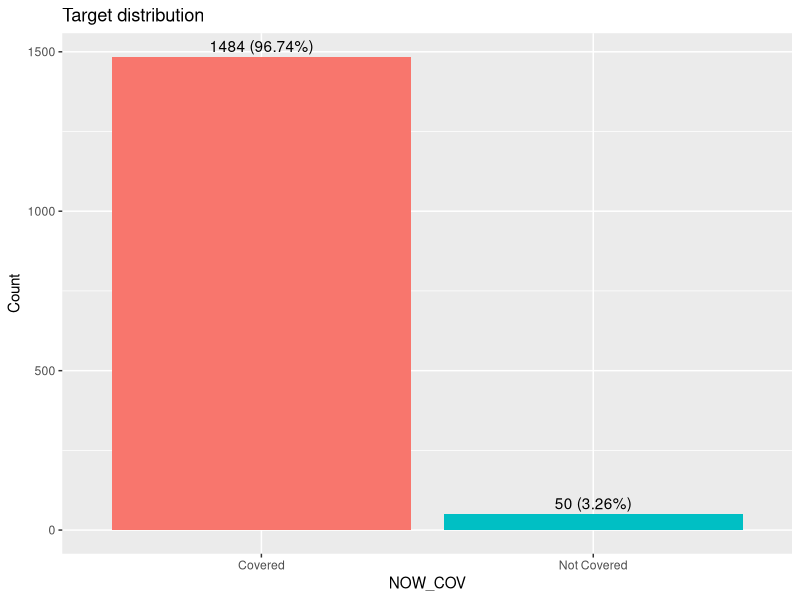
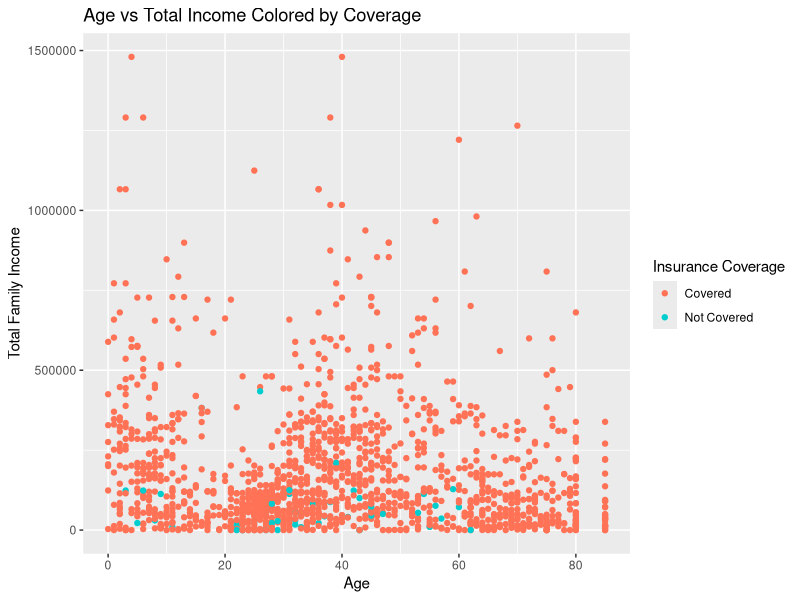
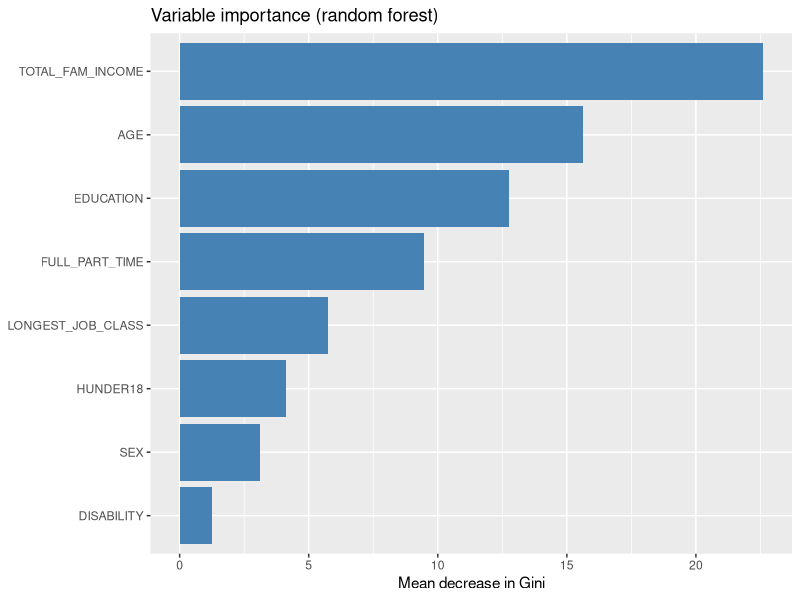
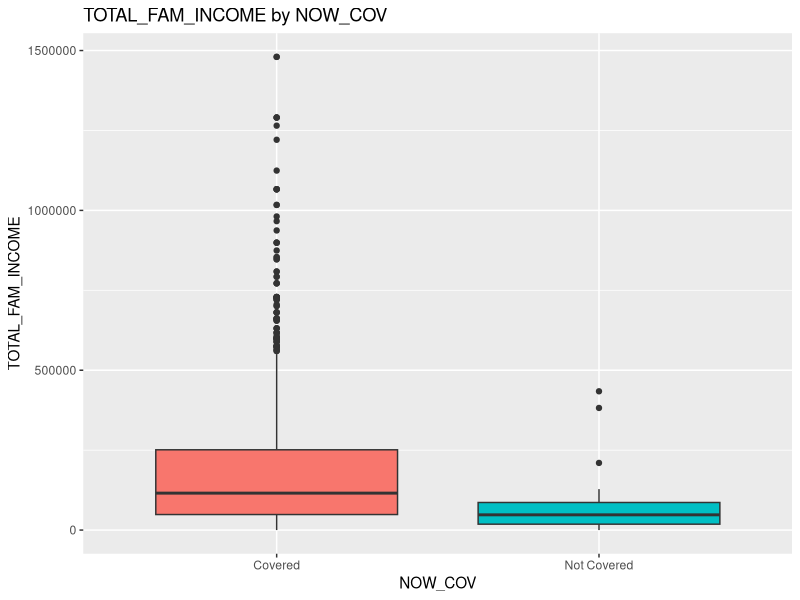
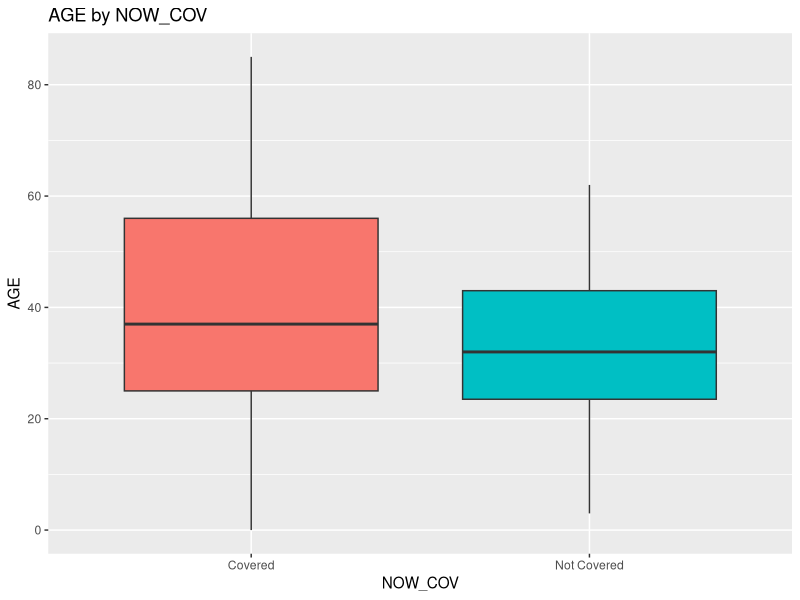
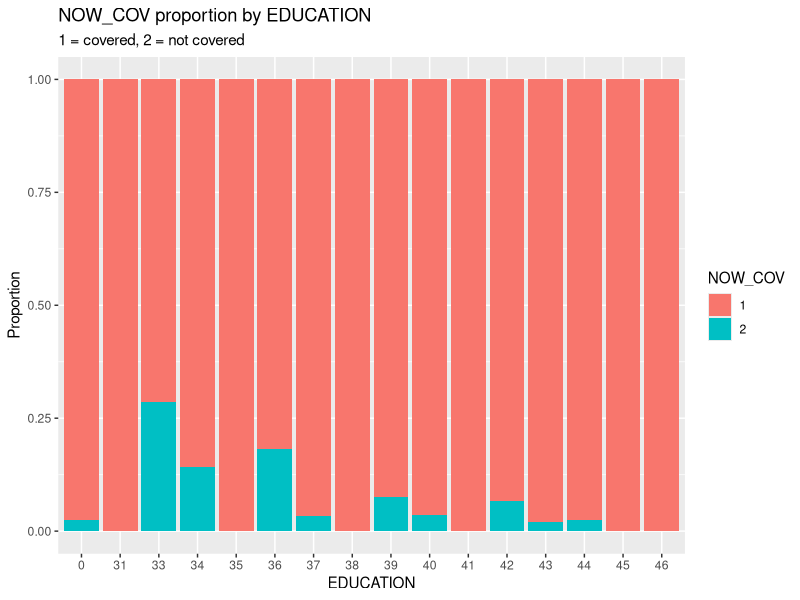

Write R code to recreate these figures, in order.
## ---- chunk 1
library(readr)
Insurance_data <- read_csv("InsuranceData_correctedcolumns.csv")
View(Insurance_data)
## ---- chunk 2
library(tidyverse)

df <- Insurance_data |>  select(where(~ !all(is.na(.x))))

# dropping state since all are from DC 
df <- df|> select(-STATE)

# make rows into factors 
df <- df |> 
  mutate(
    NOW_COV  = factor(NOW_COV),
    A_SEX    = factor(A_SEX),
    LJCW     = factor(LJCW),
    PRWKSTAT = factor(PRWKSTAT),
    A_HGA    = factor(A_HGA),
    PRDISFLG    = factor(PRDISFLG)
  )

# rename columns for clarity, some are kept the same 
df <- df |>
  rename(
    # NOW_COV: 1 = covered, 2 = not covered 
    NOW_COV = NOW_COV, 
    
    # sex: 1 = Male, 2 = Female
    SEX = A_SEX,
    
    # class of longest job 
    # 0 = NIU, 1 = private, 2 = federal, 3 = state, 4 = local, 
    # 5 = self employed incorporated, yes, 6 = self employed incorporated, no or farm
    # 7 = without pay
    LONGEST_JOB_CLASS = LJCW,
    
    # full or part time work 
    # 00 = NIU, 01 = Not in labor force, 02 = FT hours (35+), usually FT
    # 03 = PT for economic reasons, usually FT, 04 = PT for non-economic reasons, usually FT
    # 05 = Not at work, usually FT, 06 = PT hrs, usually PT for economic reasons
    # 07 = PT hrs, usually PT for non-economic, 08 = FT hours, usually PT for economic reasons
    # 09 = FT hours, usually PT for non-economic reasons, 10 = Not at work, usually part-time
    # 11 = Unemployed FT, 12 = Unemployed PT
    FULL_PART_TIME = PRWKSTAT,
    
    # highest grade achieved 
    # 0 = Children, 31 = Less than 1st grade, 32 = 1st,2nd,3rd,or 4th grade
    # 33 = 5th or 6th grade, 34 = 7th and 8th grade, 35 = 9th grade
    # 36 = 10th grade, 37 = 11th grade, 38 = 12th grade no diploma
    # 39 = High school graduate - high school diploma or equivalent
    # 40 = Some college but no degree, 41 = Associate degree in college occupation program
    # 42 = Associate degree in college, 43 = Bachelor's degree, 44 = Master's degree, 
    # 45 = Professional school degree, 46 = Doctorate degree
    EDUCATION = A_HGA, 
    
    # disability 
    # -1 = NIU, 1 = Yes, 2 = No
    DISABILITY = PRDISFLG, 
    
    # age
    AGE = A_AGE,
    
    # Number of persons in household under age 18
    HUNDER18 = HUNDER18, 
    
    # Total family income 
    TOTAL_FAM_INCOME = FTOTVAL
  )


summary(df)

## ---- chunk 3
# split into training and testing 
set.seed(123)

# want to use 80-20 split 
training_pct <- 0.8

# split the data 
Z <- sample(nrow(df), floor(training_pct * nrow(df))) 
df_training <- df[Z, ]
df_testing  <- df[-Z, ]

# view split 
nrow(df_training)
nrow(df_testing)

## ---- chunk 4

summary(df_training)

target_tbl <- df_training |> 
  count(NOW_COV) |> 
  mutate(pct = round(100 * n / sum(n), 2))

print(target_tbl)


ggplot(target_tbl, aes(factor(NOW_COV), n, fill = factor(NOW_COV))) +
  geom_col(show.legend = FALSE) +
  geom_text(aes(label = paste0(n, " (", pct, "%)")), vjust = -0.4) + 
  scale_x_discrete(labels = c("1" = "Covered", "2" = "Not Covered")) + 
  labs(title = "Target distribution", x = "NOW_COV", y = "Count")

#numeric pred. by summary group

df_training |> 
  group_by(NOW_COV) |> 
  summarise(
    n = n(),
    mean_age = mean(AGE), median_age = median(AGE),
    mean_income = mean(TOTAL_FAM_INCOME), median_income= median(TOTAL_FAM_INCOME),
    mean_under18 = mean(HUNDER18)
  )
## ---- chunk 5

# scatter plot of age vs income 

ggplot(df_training, aes(x = AGE, y = TOTAL_FAM_INCOME, color = NOW_COV)) + geom_point() +
  labs(title = "Age vs Total Income Colored by Coverage", 
       x = "Age", y = "Total Family Income") + 
  scale_color_manual(name = "Insurance Coverage", values = c("1" = "coral1", "2" = "cyan3"), labels = c("1" = "Covered", "2" = "Not Covered")) + 
  scale_size_manual(values = c("1" = 1.5, "2" = 6))

## ---- chunk 6
#install.packages("randomForest")
library(randomForest)

rf <- randomForest(NOW_COV ~ ., data = df_training, ntree = 500, importance = TRUE)

imp <- importance(rf) %>%
  as.data.frame() %>%
  rownames_to_column("variable") %>%
  arrange(desc(MeanDecreaseGini))
print(imp)

ggplot(imp, aes(reorder(variable, MeanDecreaseGini), MeanDecreaseGini)) +
  geom_col(fill = "steelblue") +
  coord_flip() +
  scale_x_discrete(labels = c("1" = "Covered", "2" = "Not Covered")) + 
  labs(title = "Variable importance (random forest)", x = NULL,
       y = "Mean decrease in Gini")

top_vars <- head(imp$variable, 3)
print(top_vars)

for (v in top_vars) {
  cat("\n---", v, "---\n")
  
  if (is.numeric(df_training[[v]])) {
    # numeric: summary by target + boxplot
    print(df_training %>% group_by(NOW_COV) %>% summarise(
      min = min(.data[[v]]), median = median(.data[[v]]),
      mean = mean(.data[[v]]), max = max(.data[[v]])))
    
    p <- ggplot(df_training, aes(NOW_COV, .data[[v]], fill = NOW_COV)) +
      geom_boxplot(show.legend = FALSE) +
      scale_x_discrete(labels = c("1" = "Covered", "2" = "Not Covered")) + 
      labs(title = paste(v, "by NOW_COV"), x = "NOW_COV")
    if (v == "FOTHVAL") p <- p + scale_y_continuous(trans = "pseudo_log")
    print(p)
    
  } else {
    # categorical: proportion table + stacked bar
    print(round(prop.table(table(df_training[[v]], df_training$NOW_COV), margin = 1), 3))
    
    print(ggplot(df_training, aes(.data[[v]], fill = NOW_COV)) +
            geom_bar(position = "fill") +
            labs(title = paste("NOW_COV proportion by", v),
                 subtitle = "1 = covered, 2 = not covered", x = v, y = "Proportion"))
    }
}
